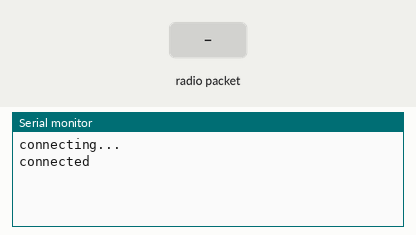
This sketch was run on a simulated Arduino Uno, built with avr-gcc and run on an emulated ATmega328P. Parts: the last lines printed to the serial monitor. Inputs (shaded band) come from the test bench. WiFi joins after 1.5 s; servers stay silent unless stated; no radio packets arrive unless stated.

Above: at 1.4 s.
1.5 s: radio packet "1" arrives
At 2.6 s:
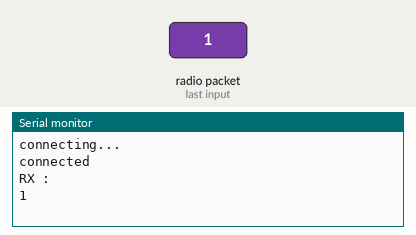
3.0 s: radio packet "0" arrives
At 3.8 s:
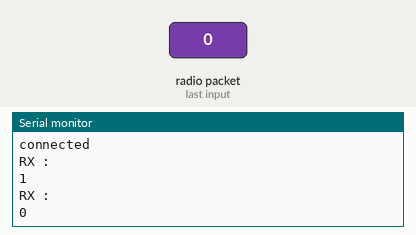
4.5 s: radio packet "2" arrives
At 4.9 s:
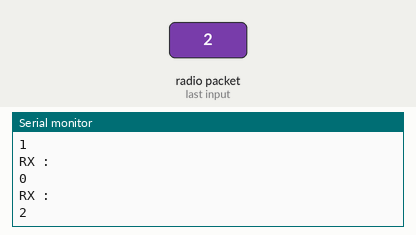

The sketch:

recepteur.ino
```cpp
#include <VirtualWire.h> // On inclue la librairie VirtualWire
#include <SPI.h>
#include <Ethernet.h>
#include <DHT11.h>

long lastMesure;
byte mac[] = {
  0xDE, 0xAD, 0xBE, 0xEF, 0xFE, 0xED };
IPAddress ip(192,168,1,20);   //arduino ip address
IPAddress server(88,191,121,181);
IPAddress gateway(192, 168, 1, 1);
IPAddress subnet(255, 255, 255, 0);

EthernetClient client;

String connectToServer(){
  //connect to the server

  Serial.println("connecting...");

  //port 80 is typical of a www page
  if (client.connect(server, 80)) {
    Serial.println("connected");
    client.print("GET ");
    client.println("/aaaaaaaaa");
    client.println();

    //Connected - Read the page
    //return readPage(); //go and read the output

  }
  else{
    Serial.println("connection failed");
    return "connection failed";
  }

}


void setup()
{
  Serial.begin(9600);
  Ethernet.begin(mac, ip, gateway, gateway, subnet);

  connectToServer();

  vw_setup(2000);      // Initialisation de la librairie VirtualWire Ã  2400 bauds  (maximum de mon module)
  vw_set_rx_pin(11);   // On indique que l'on veut utiliser la broche 2 pour reÃ§evoir
  vw_rx_start();      // Activation de la partie rÃ©ception de la librairie VirtualWire


}

void loop()
{
  byte buf[VW_MAX_MESSAGE_LEN]; // Tableau qui va contenir le message recu (de taille maximum VW_MAX_MESSAGE_LEN)
  byte buflen = VW_MAX_MESSAGE_LEN; // Taille maximum du buffer

  //Serial.println("Else");
  if (vw_have_message()) // Si on a un message dans le buffer
  {
    //  Serial.println("hava message");
    if (vw_get_message(buf, &buflen)) // Alors on rÃ©cupÃ¨re ce message qu'il soit entier ou pas
    {
      int i;
      Serial.println("RX : ");
      for (i = 0; i < buflen; i++) // On affiche tous ce que l'on a
        Serial.write(buf[i]);
      Serial.println(""); // Une fois qu'il est entier, on peut ajouter un retour Ã  la ligne.
    }
  }


}
```

Measured:
- after the input at 1.5 s, the serial monitor: prints a new line at once (image 1)
- after the input at 3.0 s, the serial monitor: prints a new line at once (image 2)
- after the input at 4.5 s, the serial monitor: prints a new line at once (image 3)
